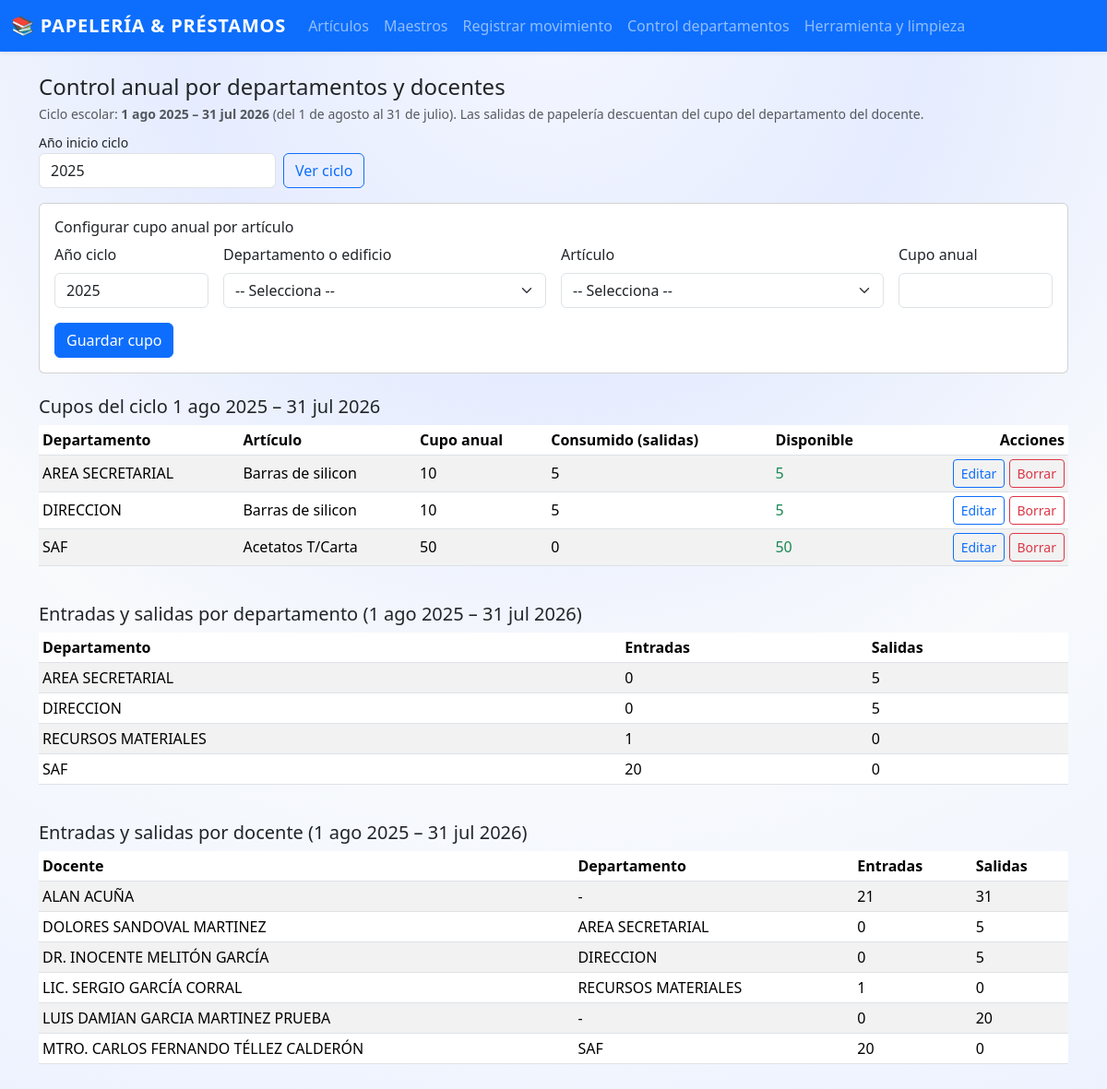
Screenshot of /control/departamentos with the database file from the repository.
### app.py (models this page shows, shortened)
class CupoDepartamento(db.Model):
    id = db.Column(db.Integer, primary_key=True)
    anio = db.Column(db.Integer, nullable=False)
    area = db.Column(db.String(120), nullable=False)
    articulo_id = db.Column(db.Integer, db.ForeignKey("articulo.id"), nullable=False)
    cantidad_maxima = db.Column(db.Integer, nullable=False, default=0)
    articulo = db.relationship("Articulo", lazy=True)
    __table_args__ = (
        db.UniqueConstraint("anio", "area", "articulo_id", name="uq_cupo_depto_articulo_anio"),
    )

class Articulo(db.Model):
    id = db.Column(db.Integer, primary_key=True)
    nombre = db.Column(db.String(150), nullable=False)
    codigo_interno = db.Column(db.String(50), unique=True, nullable=True)
    codigo_barras = db.Column(db.String(80), unique=True, nullable=True)
    unidad = db.Column(db.String(30), nullable=True)
    categoria = db.Column(db.String(80), nullable=True)
    marca = db.Column(db.String(80), nullable=True)
    stock_actual = db.Column(db.Integer, default=0, nullable=False)
    movimientos = db.relationship("Movimiento", backref="articulo", lazy=True)

class Maestro(db.Model):
    id = db.Column(db.Integer, primary_key=True)
    nombre = db.Column(db.String(120), nullable=False)
    clave = db.Column(db.String(50), unique=True, nullable=True)
    area = db.Column(db.String(120), nullable=True)
    movimientos = db.relationship("Movimiento", backref="maestro", lazy=True)

### app.py (the view, shortened to what this page needs)
@app.route("/control/departamentos", methods=["GET", "POST"])
def control_departamentos():
    anio = _to_int(request.args.get("anio"), default=_anio_ciclo_escolar())
    departamentos = _catalogo_departamentos()
    articulos = Articulo.query.order_by(Articulo.nombre).all()
    cupos = (
        CupoDepartamento.query.filter_by(anio=anio)
        .order_by(CupoDepartamento.area, CupoDepartamento.articulo_id)
        .all()
    )
    cupos_resumen = []
    for c in cupos:
        consumido = _obtener_consumo_departamento(anio, c.area, c.articulo_id)
        cupos_resumen.append(
            {
                "id": c.id,
                "anio": c.anio,
                "area": c.area,
                "articulo": c.articulo.nombre if c.articulo else "-",
                "maximo": c.cantidad_maxima,
                "consumido": consumido,
                "disponible": c.cantidad_maxima - consumido,
            }
        )
    inicio_ciclo, fin_ciclo = _rango_ciclo_escolar(anio)
    resumen_departamentos = (
        db.session.query(
            Maestro.area.label("area"),
            db.func.coalesce(
                db.func.sum(db.case((Movimiento.tipo == "ENTRADA", Movimiento.cantidad), else_=0)),
                0,
            ).label("entradas"),
            db.func.coalesce(
                db.func.sum(db.case((Movimiento.tipo == "SALIDA", Movimiento.cantidad), else_=0)),
                0,
            ).label("salidas"),
        )
        .join(Movimiento, Movimiento.maestro_id == Maestro.id)
        .filter(
            Maestro.area.isnot(None),
            Movimiento.fecha >= inicio_ciclo,
            Movimiento.fecha < fin_ciclo,
        )
        .group_by(Maestro.area)
        .order_by(Maestro.area)
        .all()
    )
    resumen_docentes = (
        db.session.query(
            Maestro.nombre.label("docente"),
            Maestro.area.label("area"),
            db.func.coalesce(
                db.func.sum(db.case((Movimiento.tipo == "ENTRADA", Movimiento.cantidad), else_=0)),
                0,
            ).label("entradas"),
            db.func.coalesce(
                db.func.sum(db.case((Movimiento.tipo == "SALIDA", Movimiento.cantidad), else_=0)),
                0,
            ).label("salidas"),
        )
        .join(Movimiento, Movimiento.maestro_id == Maestro.id)
        .filter(Movimiento.fecha >= inicio_ciclo, Movimiento.fecha < fin_ciclo)
        .group_by(Maestro.id, Maestro.nombre, Maestro.area)
        .order_by(Maestro.nombre)
        .all()
    )
    return render_template(
        "control_departamentos.html",
        anio=anio,
        etiqueta_ciclo=_etiqueta_ciclo(anio),
        articulos=articulos,
        departamentos=departamentos,
        cupos_resumen=cupos_resumen,
        resumen_departamentos=resumen_departamentos,
        resumen_docentes=resumen_docentes,
    )

### app.py (called while the page is built)
def _to_int(val, default=0) -> int:
    try:
        if pd.isna(val):
            return default
    except Exception:
        pass
    try:
        return int(float(str(val).strip()))
    except Exception:
        return default

def _anio_ciclo_escolar(dt=None) -> int:
    dt = dt or datetime.utcnow()
    return dt.year if dt.month >= MES_INICIO_CICLO else dt.year - 1

def _rango_ciclo_escolar(anio: int):
    inicio = datetime(anio, MES_INICIO_CICLO, DIA_INICIO_CICLO)
    fin = datetime(anio + 1, MES_INICIO_CICLO, DIA_INICIO_CICLO)
    return inicio, fin

def _etiqueta_ciclo(anio: int) -> str:
    return f"1 ago {anio} – 31 jul {anio + 1}"

def _filtro_fecha_ciclo(query, anio: int):
    inicio, fin = _rango_ciclo_escolar(anio)
    return query.filter(Movimiento.fecha >= inicio, Movimiento.fecha < fin)

def _catalogo_departamentos():
    departamentos = set(DEPARTAMENTOS_BASE)
    departamentos_db = (
        db.session.query(Maestro.area)
        .filter(Maestro.area.isnot(None), Maestro.area != "")
        .distinct()
        .all()
    )
    for (area,) in departamentos_db:
        if area:
            departamentos.add(area)
    return sorted(departamentos)

def _obtener_consumo_departamento(anio: int, area: str, articulo_id: int, excluir_movimiento_id=None) -> int:
    query = (
        db.session.query(db.func.coalesce(db.func.sum(Movimiento.cantidad), 0))
        .join(Maestro, Maestro.id == Movimiento.maestro_id)
        .filter(
            Movimiento.tipo == "SALIDA",
            Movimiento.articulo_id == articulo_id,
            Maestro.area == area,
        )
    )
    query = _filtro_fecha_ciclo(query, anio)
    if excluir_movimiento_id is not None:
        query = query.filter(Movimiento.id != excluir_movimiento_id)
    return int(query.scalar() or 0)

### templates/control_departamentos.html (shortened to what this page needs)
{% extends "base.html" %}
{% block content %}
<div class="d-flex justify-content-between align-items-center mb-3 flex-wrap gap-2">
  <div>
    <h4 class="mb-1">Control anual por departamentos y docentes</h4>
    <p class="text-muted small mb-0">
      Ciclo escolar: <strong>{{ etiqueta_ciclo }}</strong> (del 1 de agosto al 31 de julio).
      Las salidas de papelería descuentan del cupo del departamento del docente.
    </p>
  </div>
  <form method="get" class="d-flex gap-2 align-items-end">
    <div>
      <label class="form-label small mb-0">Año inicio ciclo</label>
      <input type="number" name="anio" class="form-control" min="2000" value="{{ anio }}" />
    </div>
    <button type="submit" class="btn btn-outline-primary">Ver ciclo</button>
  </form>
</div>
<div class="card mb-4">
  <div class="card-body">
    <h6 class="card-title">Configurar cupo anual por artículo</h6>
    <form method="post" class="row g-3">
      <div class="col-md-2">
        <label class="form-label">Año ciclo</label>
        <input type="number" name="anio" class="form-control" min="2000" value="{{ anio }}" required />
      </div>
      <div class="col-md-4">
        <label class="form-label">Departamento o edificio</label>
        <select name="area" class="form-select" required>
          <option value="">-- Selecciona --</option>
        </select>
      </div>
      <div class="col-md-4">
        <label class="form-label">Artículo</label>
        <select name="articulo_id" class="form-select" required>
          <option value="">-- Selecciona --</option>
        </select>
      </div>
      <div class="col-md-2">
        <label class="form-label">Cupo anual</label>
        <input type="number" name="cantidad_maxima" class="form-control" min="0" required />
      </div>
      <div class="col-12">
        <button type="submit" class="btn btn-primary">Guardar cupo</button>
      </div>
    </form>
  </div>
</div>
<h5 class="mb-2">Cupos del ciclo {{ etiqueta_ciclo }}</h5>
<div class="table-responsive mb-4">
  <table class="table table-striped table-sm align-middle">
    <thead>
      <tr>
        <th>Departamento</th>
        <th>Artículo</th>
        <th>Cupo anual</th>
        <th>Consumido (salidas)</th>
        <th>Disponible</th>
        <th class="text-end">Acciones</th>
      </tr>
    </thead>
    <tbody>
      {% for c in cupos_resumen %}
      <tr>
        <td>{{ c.area }}</td>
        <td>{{ c.articulo }}</td>
        <td>{{ c.maximo }}</td>
        <td>{{ c.consumido }}</td>
        <td class="{% if c.disponible <= 0 %}text-danger fw-bold{% else %}text-success{% endif %}">
          {{ c.disponible }}
        </td>
        <td class="text-end">
          <a href="{{ url_for('editar_cupo_departamento', cupo_id=c.id) }}" class="btn btn-sm btn-outline-primary">Editar</a>
          <form
            method="post"
            action="{{ url_for('borrar_cupo_departamento', cupo_id=c.id) }}"
            class="d-inline"
            onsubmit="return confirm('¿Eliminar este cupo?')"
          >
            <button type="submit" class="btn btn-sm btn-outline-danger">Borrar</button>
          </form>
        </td>
      </tr>
      {% else %}
      <tr>
        <td colspan="6" class="text-center text-muted">No hay cupos configurados para este ciclo.</td>
      </tr>
      {% endfor %}
    </tbody>
  </table>
</div>
<h5 class="mb-2">Entradas y salidas por departamento ({{ etiqueta_ciclo }})</h5>
<div class="table-responsive mb-4">
  <table class="table table-striped table-sm align-middle">
    <thead>
      <tr>
        <th>Departamento</th>
        <th>Entradas</th>
        <th>Salidas</th>
      </tr>
    </thead>
    <tbody>
      {% for r in resumen_departamentos %}
      <tr>
        <td>{{ r.area }}</td>
        <td>{{ r.entradas }}</td>
        <td>{{ r.salidas }}</td>
      </tr>
      {% else %}
      <tr>
        <td colspan="3" class="text-center text-muted">Sin movimientos por departamento en este ciclo.</td>
      </tr>
      {% endfor %}
    </tbody>
  </table>
</div>
<h5 class="mb-2">Entradas y salidas por docente ({{ etiqueta_ciclo }})</h5>
<div class="table-responsive">
  <table class="table table-striped table-sm align-middle">
    <thead>
      <tr>
        <th>Docente</th>
        <th>Departamento</th>
        <th>Entradas</th>
        <th>Salidas</th>
      </tr>
    </thead>
    <tbody>
      {% for r in resumen_docentes %}
      <tr>
        <td>{{ r.docente }}</td>
        <td>{{ r.area or "-" }}</td>
        <td>{{ r.entradas }}</td>
        <td>{{ r.salidas }}</td>
      </tr>
      {% else %}
      <tr>
        <td colspan="4" class="text-center text-muted">Sin movimientos por docente en este ciclo.</td>
      </tr>
      {% endfor %}
    </tbody>
  </table>
</div>
{% endblock %}

### templates/base.html (style rules this page uses)
body { background: radial-gradient(circle at top, #f4f7ff 0, #e6ecff 30%, #f8fafc 60%, #edf2ff 100%); min-height: 100vh; font-family: system-ui, -apple-system, BlinkMacSystemFont, "Segoe UI", sans-serif; }
.table { background-color: #ffffff; }
.table thead { background: linear-gradient(90deg, #eef2ff, #e0f2fe); }

### rows the page displays
CupoDepartamento: area "AREA SECRETARIAL", area "AREA SECRETARIAL", entradas "0", salidas "5"
Articulo: articulo "Barras de silicon" "Barras de silicon"
CupoDepartamento: area "DIRECCION"
CupoDepartamento: area "SAF"
Articulo: articulo "Acetatos T/Carta"
Maestro: docente "ALAN ACUÑA", area "-", entradas "21", salidas "31"
Maestro: docente "DOLORES SANDOVAL MARTINEZ", area "AREA SECRETARIAL", entradas "0", salidas "5"
Maestro: docente "DR. INOCENTE MELITÓN GARCÍA", area "DIRECCION", entradas "0", salidas "5"
Maestro: docente "LIC. SERGIO GARCÍA CORRAL", area "RECURSOS MATERIALES", entradas "1", salidas "0"
Maestro: docente "LUIS DAMIAN GARCIA MARTINEZ PRUEBA", area "-", entradas "0", salidas "20"
Maestro: docente "MTRO. CARLOS FERNANDO TÉLLEZ CALDERÓN", area "SAF", entradas "20", salidas "0"

### other values shown
{{ etiqueta_ciclo }} "1 ago 2025 – 31 jul 2026"
{{ c.maximo }} "10" "10" "50"
{{ c.consumido }} "5" "5" "0"
{{ c.disponible }} "5" "5" "50"
{{ r.area }} "DIRECCION" "RECURSOS MATERIALES" "SAF"
{{ r.entradas }} "0" "1" "20"
{{ r.salidas }} "5" "0" "0"
